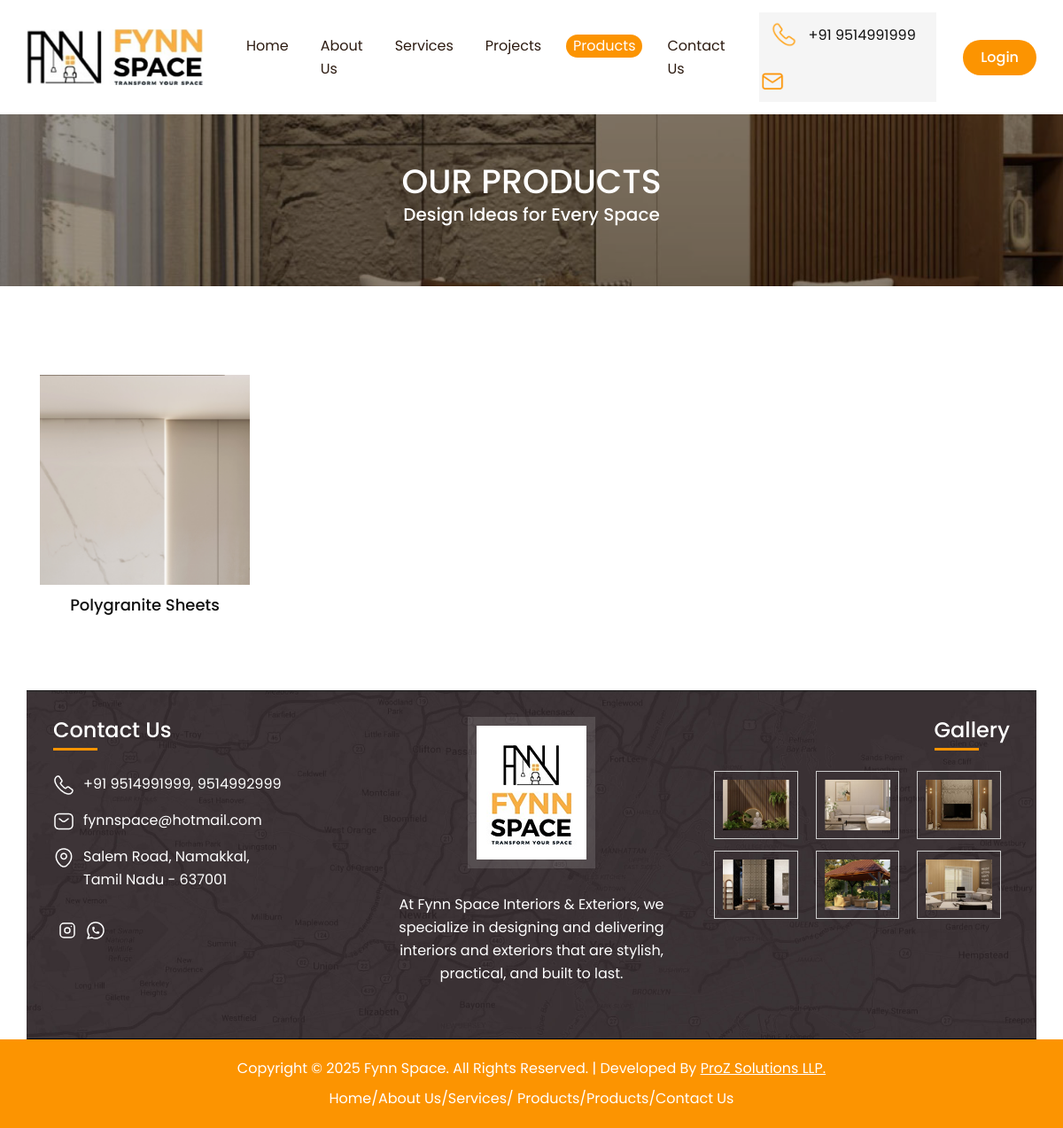
/products.php, run on the app's committed database.
### tables this page shows
CREATE TABLE products (
            id INTEGER PRIMARY KEY AUTOINCREMENT,
            cate_title TEXT NOT NULL,
            cat_image TEXT,
            created_at DATETIME DEFAULT CURRENT_TIMESTAMP
        );

### products.php (the view, shortened to what this page needs)
<!DOCTYPE html>
<html lang="en">
<head>
<?php include('website-link.php'); ?>
</head>
<body>
<?php
include('header.php'); ?>
<div class="slipheader">
<div class="abouthead">
        <h3>Our Products</h3>
        <h6>Design Ideas for Every Space</h6>
        </div>
</div>
<div class="cont-out produlidt">
<div class="container-fluid position-relative">
    <div class="row">
      <?php
      require_once 'db_config.php';
      try {
          $stmt = $db->query("SELECT * FROM products ORDER BY id DESC");
          $products = $stmt->fetchAll(PDO::FETCH_ASSOC);
          if (count($products) > 0) {
              foreach ($products as $row) {
                  $imagePath = !empty($row['cat_image']) ? 'images/products/' . htmlspecialchars($row['cat_image']) : 'images/default-product.jpg';
                  ?>
                  <div class="col-md-3 smmob">
                    <div class="projecthomeout">
                      <a href="product-details.php?id=<?php echo $row['id']; ?>">
                      <div class="projimg"><img src="<?php echo $imagePath; ?>" alt="<?php echo htmlspecialchars($row['cate_title']); ?>" style="width:100%; height:400px; object-fit:cover;"></div>
                      <h6><?php echo htmlspecialchars($row['cate_title']); ?></h6>
                      </a>
                    </div>
                  </div>
                  <?php
              }
          } else {
              echo '<div class="col-12 text-center"><p>No products available at the moment.</p></div>';
          }
      } catch (PDOException $e) {
          echo '<p class="text-danger">Error loading products.</p>';
      }
      ?>
    </div>
</div>
</div>
<?php include('footer.php'); ?>
</body>
</html>

### css/style.css (style rules this page uses)
html, body { font-family: 'Poppins', sans-serif; font-size:16px; background:#fff; color: #101010; line-height: 26px; margin: 0px; padding: 0px; font-weight: 400; }
html { scroll-behavior: smooth; }
a { -moz-transition: all 0.3s !important; -webkit-transition: all 0.3s!important; transition: all 0.3s!important; text-decoration: none; }
:root { --e-global-color-primary: #ffffff; --e-global-color-secondary: #19191f; --e-global-color-accent: #ee4619; --e-global-color-text: #777777; --e-global-color-white: #ffffff; --e-global-color-black: #000000; --e-global-color-copyright-text: #555555; --e-global-color-light-grayish-cyan: #ebf1f3; --e-global-color-grayish-blue: #cad3d6; --e-global-color-dark-grayish-blue: #bdc2c4; --e-global-color-light-grayish-blue: #f3f3f4; --e-global-color-very-light-grayish-blue: #f6f7fb; --e-global-color-dark-moderate-green: #6cad4f; --e-global-color-vivid-orange: #ef7216; --e-global-color-very-light-gray: #e5e5e5; --e-global-color-very-dark-grayish-pink: #726f71; --e-global-color-light-gray: #cccccc; --e-global-color-soft-orange: #f49c5b; --e-global-color-very-dark-blue: #10205e; --e-global-color-lime-green: #30c89f; --e-global-color-very-dark-grayish-blue: #666c84; --e-global-color-light-grayish-orange: #fdefe4; --e-global-color-light-grayish-green: #f9fbf6; --e-global-color-very-light-grayish-cyan: #d9f4ed; --e-global-color-grayish-lime-green: #b5b7b5; --e-global-color-light-red: #ff5440; --e-global-color-very-soft-cyan: #abdfcd; --e-global-color-very-pale-orange: #ffecda; --e-global-color-light-grayish-violet: #e7dcf7; --e-global-color-very-soft-orange: #fae8bd; --e-global-color-dark-gray: #787878; --e-global-color-very-dark-gray-mostly-black: #2e2e2e; }
.h3, h3 { font-size: 30px; line-height: 38px; font-weight: 700; }
.h6, h6 { font-size: 20px; line-height: 26px; font-weight: 400; }
.container-fluid { padding: 0px 30px; }
.projecthomeout { float: left; width: 100%; margin-top: 25px; border: 15px solid #ffffff; padding: 0; box-shadow: 0 0 0 1px rgba(255,255,255,0.3); }
.projimg { float: left; width: 100%; overflow: hidden; aspect-ratio: 1; }
.projimg img { width: 100%; height: 100%; transition: all 500ms ease; transform: scale(1); }
.projecthomeout h6 { float: left; width: 100%; margin-top: 15px; color: #ffffff; font-size: 16px; text-align: center; }
.smmob h6 { float: left; width: 100%; margin-top: 10px; color: #ffffff; font-size: 16px; text-align: center; }
.slipheader { float: left; width: 100%; padding: 60px 0px; background: url('../images/banner1.jpg') no-repeat center; background-size:cover; position: relative; }
.slipheader::before { content: ''; position: absolute; z-index: 1; left: 0px; top: 0px; width: 100%; height: 100%; background: #00000050; }
.abouthead { float: left; width: 100%; text-align: center; position: relative; z-index: 2; }
.abouthead h3 { font-size: 38px; text-transform: uppercase; font-weight: 500; color: #ffffff; }
.abouthead h6 { font-weight: 500; color: #ffffff; }
.cont-out { float:left; width:100%; padding:60px 0px; overflow:hidden; }
::placeholder { color: #000; }
.produlidt .projecthomeout h6 { font-size: 18px; font-weight: 500; color: #101010; }
@media screen and (max-width: 1200px) { h3 { font-size: 28px; line-height: 32px; } }

### data on the page
products: cat_image (picture), cate_title "Polygranite Sheets"
